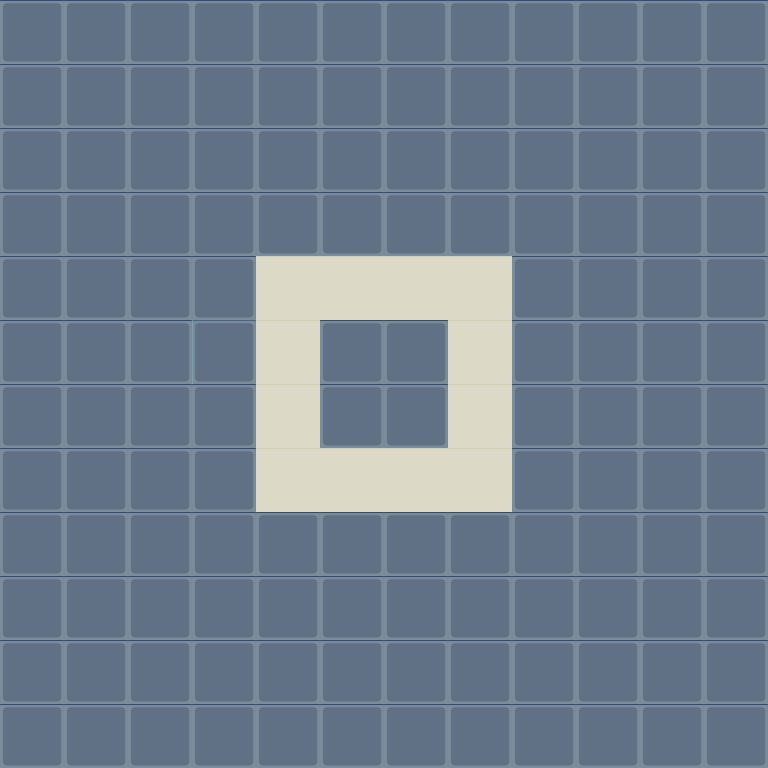

Tiled map render using the project's own tile images. Description and the map definition, with tile-layer contents summarised, below:
An orthogonal 12x12 tile map with 64x64 px tiles, 2 tile layers (Tile Layer 1, Meta), 3 tilesets and 6 objects (2x BlueSpawn, 2x RedSpawn, 2x YellowSpawn).

<map version="1.0" orientation="orthogonal" renderorder="right-down" width="12" height="12" tilewidth="64" tileheight="64" backgroundcolor="#ebe8e6">
 <properties>
  <property name="Stop" value="True" />
 </properties>
 <tileset firstgid="1" name="Tiles_V1" tilewidth="64" tileheight="64">
  <image source="../tiles_v1.png" width="128" height="320" />
 </tileset>
 <tileset firstgid="11" name="metaTiles_v1" tilewidth="64" tileheight="64">
  <image source="../metaTiles_v1.png" width="320" height="64" />
  <tile id="1">
   <properties>
    <property name="Free" value="True" />
    <property name="Stop" value="False" />
   </properties>
  </tile>
  <tile id="4">
   <properties>
    <property name="Stop" value="True" />
   </properties>
  </tile>
 </tileset>
 <tileset firstgid="16" name="Tiles_V2" tilewidth="64" tileheight="64">
  <image source="../tiles_v2.png" width="321" height="192" />
 </tileset>
 <objectgroup color="#ebe8e6" name="Objects">
  <object name="BlueSpawn" x="256" y="384" width="64" height="64" />
  <object name="BlueSpawn" x="448" y="384" width="64" height="64" />
  <object name="RedSpawn" x="256" y="448" width="64" height="64" />
  <object name="RedSpawn" x="448" y="448" width="64" height="64" />
  <object name="YellowSpawn" x="256" y="320" width="64" height="64" />
  <object name="YellowSpawn" x="448" y="320" width="64" height="64" />
 </objectgroup>
 <layer name="Tile Layer 1" width="12" height="12">
  <data>[144 cells, 132 non-empty, 1 distinct tile ids]</data>
 </layer>
 <layer name="Meta" width="12" height="12">
  <properties>
   <property name="Stop" value="True" />
  </properties>
  <data>[144 cells, 144 non-empty, 3 distinct tile ids]</data>
 </layer>
</map>
